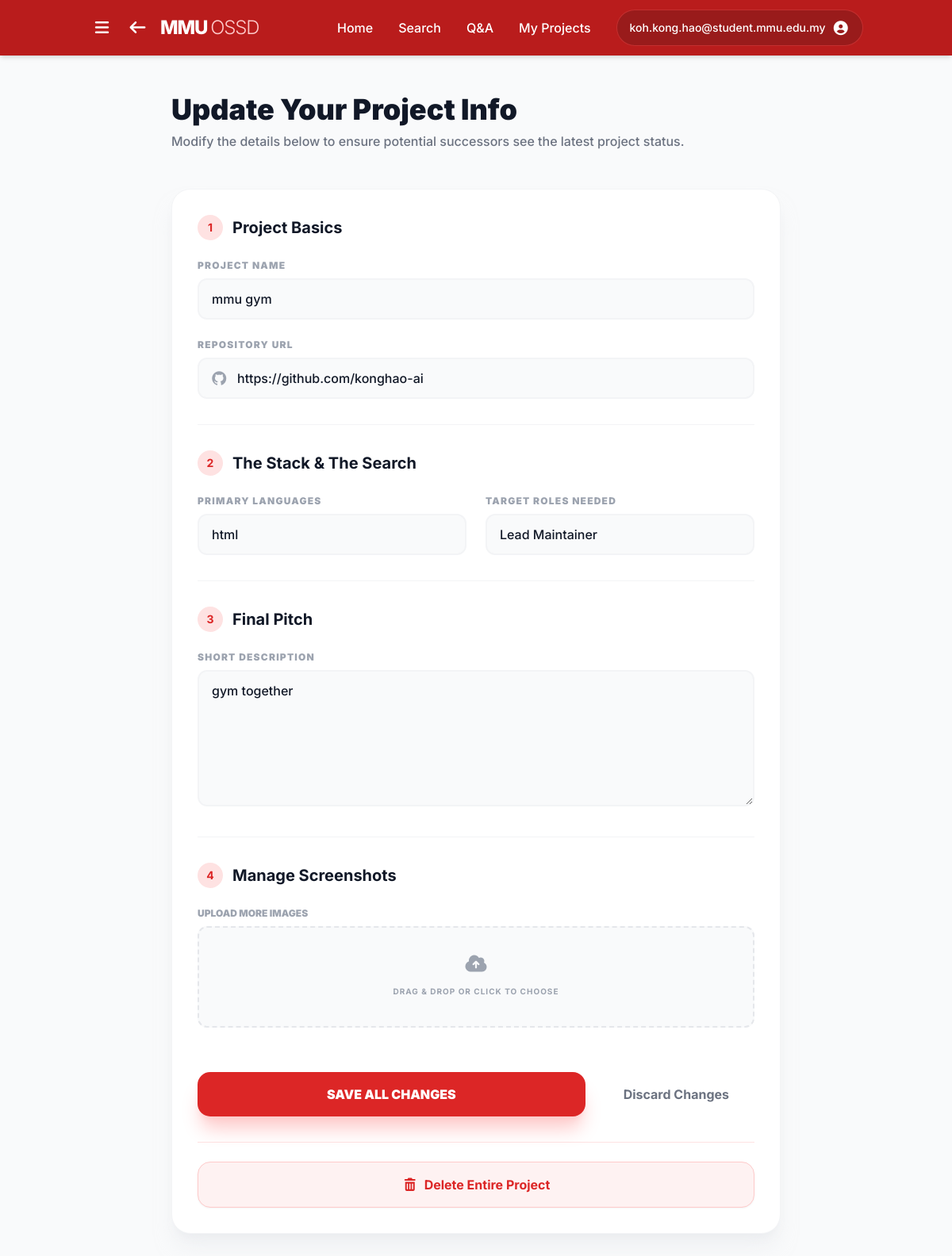
Page /edit_project/1 (signed in) on the committed database.
### website/models.py (models this page shows)
class User(db.Model):
    __tablename__ = 'users'
    id = db.Column(db.Integer, primary_key=True, autoincrement=True)
    email = db.Column(db.String(255), unique=True, nullable=False)
    password_hash = db.Column(db.String(255))
    name = db.Column(db.String(255), nullable=False, default='MMU Student')
    faculty = db.Column(db.String(255), nullable=False, default='Faculty of Computing & Informatics')
    bio = db.Column(db.Text, default='')
    avatar_path = db.Column(db.String(255), default='')
    interests = db.Column(db.Text, default='')  # Comma-separated project interests
    rank = db.Column(db.Integer, nullable=False, default=0)
    karma = db.Column(db.Integer, nullable=False, default=0)
    created_at = db.Column(db.DateTime, nullable=False, default=datetime.utcnow)
    is_verified = db.Column(db.Boolean, default=False)
    otp = db.Column(db.String(6), nullable=True)
    last_seen = db.Column(db.DateTime, nullable=True)
    skills = db.relationship('Skill', backref='user', lazy=True, cascade='all, delete-orphan')
    badges = db.relationship('Badge', backref='user', lazy=True, cascade='all, delete-orphan')
    comments = db.relationship('Comment', backref='user', lazy=True, cascade='all, delete-orphan')
    projects = db.relationship('Project', backref='user', lazy=True, cascade='all, delete-orphan')
    suggestions = db.relationship('Suggestion', backref='user', lazy=True, cascade='all, delete-orphan')
    questions = db.relationship('Question', backref='author', lazy=True, cascade='all, delete-orphan')
    question_likes = db.relationship('QuestionLike', backref='user', lazy=True, cascade='all, delete-orphan')
    question_favorites = db.relationship('QuestionFavorite', backref='user', lazy=True, cascade='all, delete-orphan')
    question_comments = db.relationship('QuestionComment', backref='user', lazy=True, cascade='all, delete-orphan')
    member_histories = db.relationship('MemberHistory', backref='user', lazy=True, cascade='all, delete-orphan')

class Project(db.Model):
    __tablename__ = 'projects'
    id = db.Column(db.Integer, primary_key=True, autoincrement=True)
    user_id = db.Column(db.Integer, db.ForeignKey('users.id', ondelete='CASCADE'), nullable=False)
    project_name = db.Column(db.String(255), nullable=False)
    description = db.Column(db.Text, default='')
    status = db.Column(db.String(50), nullable=False, default='Active')
    repo_url = db.Column(db.String(255), default='')
    languages = db.Column(db.String(255), default='')
    roles_needed = db.Column(db.String(255), default='')
    contributors = db.Column(db.String(50), default='1')
    created_at = db.Column(db.DateTime, nullable=False, default=datetime.utcnow)
    images = db.relationship('ProjectImage', backref='project', lazy=True, cascade='all, delete-orphan')
    suggestions = db.relationship('Suggestion', backref='project', lazy=True, cascade='all, delete-orphan')
    members = db.relationship('User', secondary=project_members, lazy='subquery',
        backref=db.backref('joined_projects', lazy=True))

### website/views.py (the view, shortened to what this page needs)
@views.route('/edit_project/<int:project_id>', methods=['GET', 'POST'])
def edit_project(project_id):
    current_user = get_current_user()
    if not current_user:
        flash("Please login to edit projects.", "error")
        return redirect(url_for('views.login'))
    project = Project.query.get_or_404(project_id)
    is_owner = (project.user_id == current_user.id)
    is_member = (current_user in project.members)
    if not (is_owner or is_member):
        flash("Permission Denied: Only project owners and members can edit this project.", "error")
        return redirect(url_for('views.project_page', project_id=project.id))
    return render_template("Edit_Project.html", project=project, current_user=current_user)

### website/views.py (called while the page is built)
def get_current_user():
    email = session.get('user_email', 'student@mmu.edu.my')
    user = User.query.filter_by(email=email).first()
    return user

### website/templates/Edit_Project.html (shortened to what this page needs)
<!DOCTYPE html>
<html lang="en">
<head>
    <script src="https://cdn.tailwindcss.com"></script>
    <link href="https://cdnjs.cloudflare.com/ajax/libs/font-awesome/7.0.1/css/all.min.css" rel="stylesheet">
</head>
<body class="bg-gray-50 text-gray-900">
    <nav class="bg-red-700 text-white shadow-md sticky top-0 z-50">
        <div class="container mx-auto px-6 py-3 flex items-center justify-between">
            <div class="flex items-center gap-4">
                <button id="menu-btn" class="text-white focus:outline-none p-1 hover:bg-red-800 rounded transition">
                    <i class="fas fa-bars text-xl"></i>
                </button>
                <a href="{{ url_for('views.home') }}" class="hover:opacity-80 transition flex items-center gap-4">
                    <i class="fas fa-arrow-left text-xl"></i>
                    <h1 class="text-2xl font-extrabold tracking-tighter">
                        MMU <span class="font-light text-red-200">OSSD</span>
                    </h1>
                </a>
            </div>
            <div class="hidden md:flex space-x-8 items-center font-medium">
                <a href="{{ url_for('views.home') }}" class="hover:text-red-200 transition">Home</a>
                <a href="{{ url_for('views.search') }}" class="hover:text-red-200 transition">Search</a>
                <a href="{{ url_for('views.qna_page') }}" class="hover:text-red-200 transition">Q&A</a>
                <a href="{{ url_for('views.my_projects') }}" class="hover:text-red-200 transition">My Projects</a>
                <div class="bg-red-800 px-4 py-2 rounded-full flex items-center space-x-3 border border-red-500/50">
                    <a href="{{ url_for('views.profile') }}" class="flex items-center space-x-2">
                        <span class="text-sm">{{ session.get('user_email', 'User') }}</span>
                        <i class="fas fa-user-circle text-lg"></i>
                    </a>
                </div>
            </div>
        </div>
    </nav>
    <main class="container mx-auto px-6 py-12">
        <div class="max-w-3xl mx-auto">
            <div class="mb-12 text-center md:text-left">
                <h2 class="text-4xl font-black text-gray-900 mb-2">Update Your Project Info</h2>
                <p class="text-gray-500 font-medium">
                    {% if project.user_id == current_user.id %}
                        Modify the details below to ensure potential successors see the latest project status.
                    {% else %}
                        You are editing as a <span class="font-bold text-red-600">Team Member</span>. Basic info is locked, but you can update the stack, pitch, and screenshots.
                    {% endif %}
                </p>
            </div>
            <div class="bg-white rounded-3xl shadow-xl shadow-gray-200/50 border border-gray-100 overflow-hidden">
                <form action="{{ url_for('views.edit_project', project_id=project.id) }}" method="POST"
                    enctype="multipart/form-data" class="p-8 space-y-8">
                    <section class="space-y-6">
                        <div class="flex items-center gap-3">
                            <span class="bg-red-100 text-red-600 w-8 h-8 rounded-full flex items-center justify-center font-bold text-sm">1</span>
                            <h3 class="text-xl font-bold">Project Basics</h3>
                        </div>
                        <div class="grid grid-cols-1 gap-6">
                            <div>
                                <label class="block text-xs font-black text-gray-400 uppercase tracking-widest mb-2">Project Name</label>
                                {% if project.user_id == current_user.id %}
                                    <input type="text" name="project_name" value="{{ project.project_name }}"
                                        class="w-full bg-gray-50 border-2 border-gray-100 rounded-xl px-4 py-3 focus:border-red-500 focus:bg-white outline-none transition font-medium">
                                {% else %}
                                    <input type="text" value="{{ project.project_name }}" readonly
                                        class="w-full bg-gray-100 border-2 border-gray-200 text-gray-500 rounded-xl px-4 py-3 cursor-not-allowed font-medium">
                                {% endif %}
                            </div>
                            <div>
                                <label class="block text-xs font-black text-gray-400 uppercase tracking-widest mb-2">Repository URL</label>
                                <div class="relative">
                                    <i class="fab fa-github absolute left-4 top-1/2 -translate-y-1/2 text-gray-400 text-lg"></i>
                                    {% if project.user_id == current_user.id %}
                                        <input type="url" name="repo_url" value="{{ project.repo_url }}"
                                            class="w-full bg-gray-50 border-2 border-gray-100 rounded-xl pl-12 pr-4 py-3 focus:border-red-500 focus:bg-white outline-none transition font-medium">
                                    {% else %}
                                        <input type="url" value="{{ project.repo_url }}" readonly
                                            class="w-full bg-gray-100 border-2 border-gray-200 text-gray-500 rounded-xl pl-12 pr-4 py-3 cursor-not-allowed font-medium">
                                    {% endif %}
                                </div>
                            </div>
                        </div>
                    </section>
                    <hr class="border-gray-100">
                    <section class="space-y-6">
                        <div class="flex items-center gap-3">
                            <span class="bg-red-100 text-red-600 w-8 h-8 rounded-full flex items-center justify-center font-bold text-sm">2</span>
                            <h3 class="text-xl font-bold">The Stack & The Search</h3>
                        </div>
                        <div class="grid grid-cols-1 md:grid-cols-2 gap-6">
                            <div>
                                <label class="block text-xs font-black text-gray-400 uppercase tracking-widest mb-2">Primary Languages</label>
                                <input type="text" name="languages" value="{{ project.languages }}"
                                    class="w-full bg-gray-50 border-2 border-gray-100 rounded-xl px-4 py-3 focus:border-red-500 focus:bg-white outline-none transition font-medium">
                            </div>
                            <div>
                                <label class="block text-xs font-black text-gray-400 uppercase tracking-widest mb-2">Target Roles Needed</label>
                                <select name="roles_needed"
                                    class="w-full bg-gray-50 border-2 border-gray-100 rounded-xl px-4 py-3 focus:border-red-500 focus:bg-white outline-none transition font-medium appearance-none">
                                    <option value="Lead Maintainer" {% if project.roles_needed=='Lead Maintainer' %}selected{% endif %}>Lead Maintainer</option>
                                </select>
                            </div>
                        </div>
                    </section>
                    <hr class="border-gray-100">
                    <section class="space-y-6">
                        <div class="flex items-center gap-3">
                            <span class="bg-red-100 text-red-600 w-8 h-8 rounded-full flex items-center justify-center font-bold text-sm">3</span>
                            <h3 class="text-xl font-bold">Final Pitch</h3>
                        </div>
                        <div>
                            <label class="block text-xs font-black text-gray-400 uppercase tracking-widest mb-2">Short Description</label>
                            <textarea name="description" rows="6"
                                class="w-full bg-gray-50 border-2 border-gray-100 rounded-xl px-4 py-3 focus:border-red-500 focus:bg-white outline-none transition font-medium">{{ project.description }}</textarea>
                        </div>
                    </section>
                    <hr class="border-gray-100">
                    <section class="space-y-6">
                        <div class="flex items-center gap-3">
                            <span class="bg-red-100 text-red-600 w-8 h-8 rounded-full flex items-center justify-center font-bold text-sm">4</span>
                            <h3 class="text-xl font-bold">Manage Screenshots</h3>
                        </div>
                        <div class="space-y-6">
                            <div class="mt-4">
                                <label class="block text-xs font-black text-gray-400 uppercase mb-2">Upload More Images</label>
                                <label class="cursor-pointer block" id="drop-zone">
                                    <div id="drop-zone-content"
                                        class="h-32 bg-gray-50 rounded-xl border-2 border-dashed border-gray-200 flex flex-col items-center justify-center text-gray-400 transition-all duration-300">
                                        <i class="fas fa-cloud-upload-alt mb-2 text-2xl group-hover:text-red-400 transition"></i>
                                        <span class="text-[10px] font-bold uppercase tracking-widest mt-1">Drag & Drop or Click to Choose</span>
                                    </div>
                                </label>
                            </div>
                        </div>
                    </section>
                    <div class="pt-6 flex flex-col md:flex-row gap-4">
                        <button type="submit"
                            class="flex-grow bg-red-600 text-white px-8 py-4 rounded-2xl font-black hover:bg-red-700 transform hover:-translate-y-1 transition shadow-xl shadow-red-200">
                            SAVE ALL CHANGES
                        </button>
                        <a href="{{ url_for('views.project_page', project_id=project.id) }}"
                            class="px-8 py-4 text-center text-gray-500 font-bold hover:text-gray-800 transition">
                            Discard Changes
                        </a>
                    </div>
                </form>
                {% if project.user_id == current_user.id %}
                <div class="p-8 pt-0">
                    <hr class="border-red-100 mb-6">
                    <form id="deleteProjectForm" action="{{ url_for('views.delete_project', project_id=project.id) }}"
                        method="POST">
                        <button type="button" onclick="showDeleteModal()"
                            class="w-full flex items-center justify-center gap-2 bg-red-50 text-red-600 border border-red-200 px-8 py-4 rounded-2xl font-bold hover:bg-red-600 hover:text-white transition shadow-sm">
                            <i class="fas fa-trash-alt"></i> Delete Entire Project
                        </button>
                    </form>
                </div>
                {% endif %}
            </div>
        </div>
    </main>
</body>
</html>

### website/templates/Edit_Project.html (style rules this page uses)
body { font-family: 'Inter', sans-serif; }

### rows in the picture
User: get "koh.kong.hao@student.mmu.edu.my"
Project: project_name "mmu gym", repo_url "https://github.com/konghao-ai", languages "html", roles_needed "Lead Maintainer", description "gym together"
